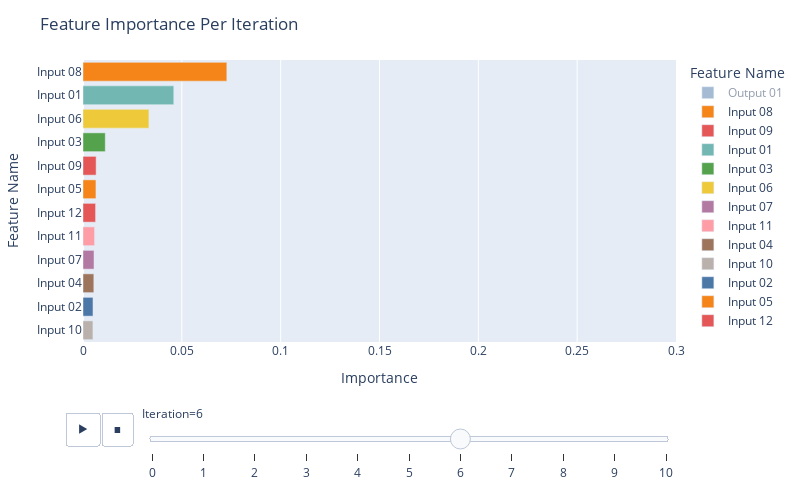

Here is the notebook cell this chart was saved with:
### Code cell
fig = px.bar(
    df_imp,
    y="Feature Name",
    x="Importance",
    color="Feature Name",
    color_discrete_sequence=px.colors.qualitative.T10,
    animation_frame="Iteration",
    animation_group="Feature Name",
    orientation="h",
    range_x=[0,0.3]
)

fig.update_yaxes(categoryorder='total ascending')

fig.update_layout(
    autosize=False,
    width=800,
    height=500,
    title_text=f"Feature Importance Per Iteration",
    #paper_bgcolor='#2d3035',
    #plot_bgcolor='#2d3035', 
)


fig.show()

### Figure 1 — Plotly figure (JSON) as saved in the notebook; plotly's stock layout.template omitted (floating-point values rounded to 4 significant figures)
{"data": [{"alignmentgroup": "True", "hovertemplate": "Feature Name=%{y}<br>Iteration=6<br>Importance=%{x}<extra></extra>", "ids": ["Output 01"], "legendgroup": "Output 01", "marker": {"color": "#4C78A8", "pattern": {"shape": ""}}, "name": "Output 01", "offsetgroup": "Output 01", "orientation": "h", "showlegend": true, "textposition": "auto", "type": "bar", "visible": "legendonly", "x": [0.7902], "xaxis": "x", "y": ["Output 01"], "yaxis": "y"}, {"alignmentgroup": "True", "hovertemplate": "Feature Name=%{y}<br>Iteration=6<br>Importance=%{x}<extra></extra>", "ids": ["Input 08"], "legendgroup": "Input 08", "marker": {"color": "#F58518", "pattern": {"shape": ""}}, "name": "Input 08", "offsetgroup": "Input 08", "orientation": "h", "showlegend": true, "textposition": "auto", "type": "bar", "x": [0.07276], "xaxis": "x", "y": ["Input 08"], "yaxis": "y"}, {"alignmentgroup": "True", "hovertemplate": "Feature Name=%{y}<br>Iteration=6<br>Importance=%{x}<extra></extra>", "ids": ["Input 09"], "legendgroup": "Input 09", "marker": {"color": "#E45756", "pattern": {"shape": ""}}, "name": "Input 09", "offsetgroup": "Input 09", "orientation": "h", "showlegend": true, "textposition": "auto", "type": "bar", "x": [0.006647], "xaxis": "x", "y": ["Input 09"], "yaxis": "y"}, {"alignmentgroup": "True", "hovertemplate": "Feature Name=%{y}<br>Iteration=6<br>Importance=%{x}<extra></extra>", "ids": ["Input 01"], "legendgroup": "Input 01", "marker": {"color": "#72B7B2", "pattern": {"shape": ""}}, "name": "Input 01", "offsetgroup": "Input 01", "orientation": "h", "showlegend": true, "textposition": "auto", "type": "bar", "x": [0.04592], "xaxis": "x", "y": ["Input 01"], "yaxis": "y"}, {"alignmentgroup": "True", "hovertemplate": "Feature Name=%{y}<br>Iteration=6<br>Importance=%{x}<extra></extra>", "ids": ["Input 03"], "legendgroup": "Input 03", "marker": {"color": "#54A24B", "pattern": {"shape": ""}}, "name": "Input 03", "offsetgroup": "Input 03", "orientation": "h", "showlegend": true, "textposition": "auto", "type": "bar", "x": [0.01127], "xaxis": "x", "y": ["Input 03"], "yaxis": "y"}, {"alignmentgroup": "True", "hovertemplate": "Feature Name=%{y}<br>Iteration=6<br>Importance=%{x}<extra></extra>", "ids": ["Input 06"], "legendgroup": "Input 06", "marker": {"color": "#EECA3B", "pattern": {"shape": ""}}, "name": "Input 06", "offsetgroup": "Input 06", "orientation": "h", "showlegend": true, "textposition": "auto", "type": "bar", "x": [0.03335], "xaxis": "x", "y": ["Input 06"], "yaxis": "y"}, {"alignmentgroup": "True", "hovertemplate": "Feature Name=%{y}<br>Iteration=6<br>Importance=%{x}<extra></extra>", "ids": ["Input 07"], "legendgroup": "Input 07", "marker": {"color": "#B279A2", "pattern": {"shape": ""}}, "name": "Input 07", "offsetgroup": "Input 07", "orientation": "h", "showlegend": true, "textposition": "auto", "type": "bar", "x": [0.00556], "xaxis": "x", "y": ["Input 07"], "yaxis": "y"}, {"alignmentgroup": "True", "hovertemplate": "Feature Name=%{y}<br>Iteration=6<br>Importance=%{x}<extra></extra>", "ids": ["Input 11"], "legendgroup": "Input 11", "marker": {"color": "#FF9DA6", "pattern": {"shape": ""}}, "name": "Input 11", "offsetgroup": "Input 11", "orientation": "h", "showlegend": true, "textposition": "auto", "type": "bar", "x": [0.00585], "xaxis": "x", "y": ["Input 11"], "yaxis": "y"}, {"alignmentgroup": "True", "hovertemplate": "Feature Name=%{y}<br>Iteration=6<br>Importance=%{x}<extra></extra>", "ids": ["Input 04"], "legendgroup": "Input 04", "marker": {"color": "#9D755D", "pattern": {"shape": ""}}, "name": "Input 04", "offsetgroup": "Input 04", "orientation": "h", "showlegend": true, "textposition": "auto", "type": "bar", "x": [0.005479], "xaxis": "x", "y": ["Input 04"], "yaxis": "y"}, {"alignmentgroup": "True", "hovertemplate": "Feature Name=%{y}<br>Iteration=6<br>Importance=%{x}<extra></extra>", "ids": ["Input 10"], "legendgroup": "Input 10", "marker": {"color": "#BAB0AC", "pattern": {"shape": ""}}, "name": "Input 10", "offsetgroup": "Input 10", "orientation": "h", "showlegend": true, "textposition": "auto", "type": "bar", "x": [0.005018], "xaxis": "x", "y": ["Input 10"], "yaxis": "y"}, {"alignmentgroup": "True", "hovertemplate": "Feature Name=%{y}<br>Iteration=6<br>Importance=%{x}<extra></extra>", "ids": ["Input 02"], "legendgroup": "Input 02", "marker": {"color": "#4C78A8", "pattern": {"shape": ""}}, "name": "Input 02", "offsetgroup": "Input 02", "orientation": "h", "showlegend": true, "textposition": "auto", "type": "bar", "x": [0.005048], "xaxis": "x", "y": ["Input 02"], "yaxis": "y"}, {"alignmentgroup": "True", "hovertemplate": "Feature Name=%{y}<br>Iteration=6<br>Importance=%{x}<extra></extra>", "ids": ["Input 05"], "legendgroup": "Input 05", "marker": {"color": "#F58518", "pattern": {"shape": ""}}, "name": "Input 05", "offsetgroup": "Input 05", "orientation": "h", "showlegend": true, "textposition": "auto", "type": "bar", "x": [0.006545], "xaxis": "x", "y": ["Input 05"], "yaxis": "y"}, {"alignmentgroup": "True", "hovertemplate": "Feature Name=%{y}<br>Iteration=6<br>Importance=%{x}<extra></extra>", "ids": ["Input 12"], "legendgroup": "Input 12", "marker": {"color": "#E45756", "pattern": {"shape": ""}}, "name": "Input 12", "offsetgroup": "Input 12", "orientation": "h", "showlegend": true, "textposition": "auto", "type": "bar", "x": [0.006362], "xaxis": "x", "y": ["Input 12"], "yaxis": "y"}], "layout": {"autosize": false, "barmode": "relative", "height": 500, "legend": {"title": {"text": "Feature Name"}, "tracegroupgap": 0}, "margin": {"t": 60}, "sliders": [{"active": 6, "currentvalue": {"prefix": "Iteration="}, "len": 0.9, "pad": {"b": 10, "t": 60}, "steps": [{"args": [["0"], {"frame": {"duration": 0, "redraw": true}, "fromcurrent": true, "mode": "immediate", "transition": {"duration": 0, "easing": "linear"}}], "label": "0", "method": "animate"}, {"args": [["1"], {"frame": {"duration": 0, "redraw": true}, "fromcurrent": true, "mode": "immediate", "transition": {"duration": 0, "easing": "linear"}}], "label": "1", "method": "animate"}, {"args": [["2"], {"frame": {"duration": 0, "redraw": true}, "fromcurrent": true, "mode": "immediate", "transition": {"duration": 0, "easing": "linear"}}], "label": "2", "method": "animate"}, {"args": [["3"], {"frame": {"duration": 0, "redraw": true}, "fromcurrent": true, "mode": "immediate", "transition": {"duration": 0, "easing": "linear"}}], "label": "3", "method": "animate"}, {"args": [["4"], {"frame": {"duration": 0, "redraw": true}, "fromcurrent": true, "mode": "immediate", "transition": {"duration": 0, "easing": "linear"}}], "label": "4", "method": "animate"}, {"args": [["5"], {"frame": {"duration": 0, "redraw": true}, "fromcurrent": true, "mode": "immediate", "transition": {"duration": 0, "easing": "linear"}}], "label": "5", "method": "animate"}, {"args": [["6"], {"frame": {"duration": 0, "redraw": true}, "fromcurrent": true, "mode": "immediate", "transition": {"duration": 0, "easing": "linear"}}], "label": "6", "method": "animate"}, {"args": [["7"], {"frame": {"duration": 0, "redraw": true}, "fromcurrent": true, "mode": "immediate", "transition": {"duration": 0, "easing": "linear"}}], "label": "7", "method": "animate"}, {"args": [["8"], {"frame": {"duration": 0, "redraw": true}, "fromcurrent": true, "mode": "immediate", "transition": {"duration": 0, "easing": "linear"}}], "label": "8", "method": "animate"}, {"args": [["9"], {"frame": {"duration": 0, "redraw": true}, "fromcurrent": true, "mode": "immediate", "transition": {"duration": 0, "easing": "linear"}}], "label": "9", "method": "animate"}, {"args": [["10"], {"frame": {"duration": 0, "redraw": true}, "fromcurrent": true, "mode": "immediate", "transition": {"duration": 0, "easing": "linear"}}], "label": "10", "method": "animate"}], "x": 0.1, "xanchor": "left", "y": 0, "yanchor": "top"}], "title": {"text": "Feature Importance Per Iteration"}, "updatemenus": [{"active": 0, "buttons": [{"args": [null, {"frame": {"duration": 500, "redraw": true}, "fromcurrent": true, "mode": "immediate", "transition": {"duration": 500, "easing": "linear"}}], "label": "&#9654;", "method": "animate"}, {"args": [[null], {"frame": {"duration": 0, "redraw": true}, "fromcurrent": true, "mode": "immediate", "transition": {"duration": 0, "easing": "linear"}}], "label": "&#9724;", "method": "animate"}], "direction": "left", "pad": {"r": 10, "t": 70}, "showactive": false, "type": "buttons", "x": 0.1, "xanchor": "right", "y": 0, "yanchor": "top"}], "width": 800, "xaxis": {"anchor": "y", "domain": [0, 1], "range": [0, 0.3], "title": {"text": "Importance"}, "type": "linear"}, "yaxis": {"anchor": "x", "autorange": true, "categoryarray": ["Input 12", "Input 05", "Input 02", "Input 10", "Input 04", "Input 11", "Input 07", "Input 06", "Input 03", "Input 01", "Input 09", "Input 08", "Output 01"], "categoryorder": "total ascending", "domain": [0, 1], "range": [0.5, 12.5], "title": {"text": "Feature Name"}, "type": "category"}}}
